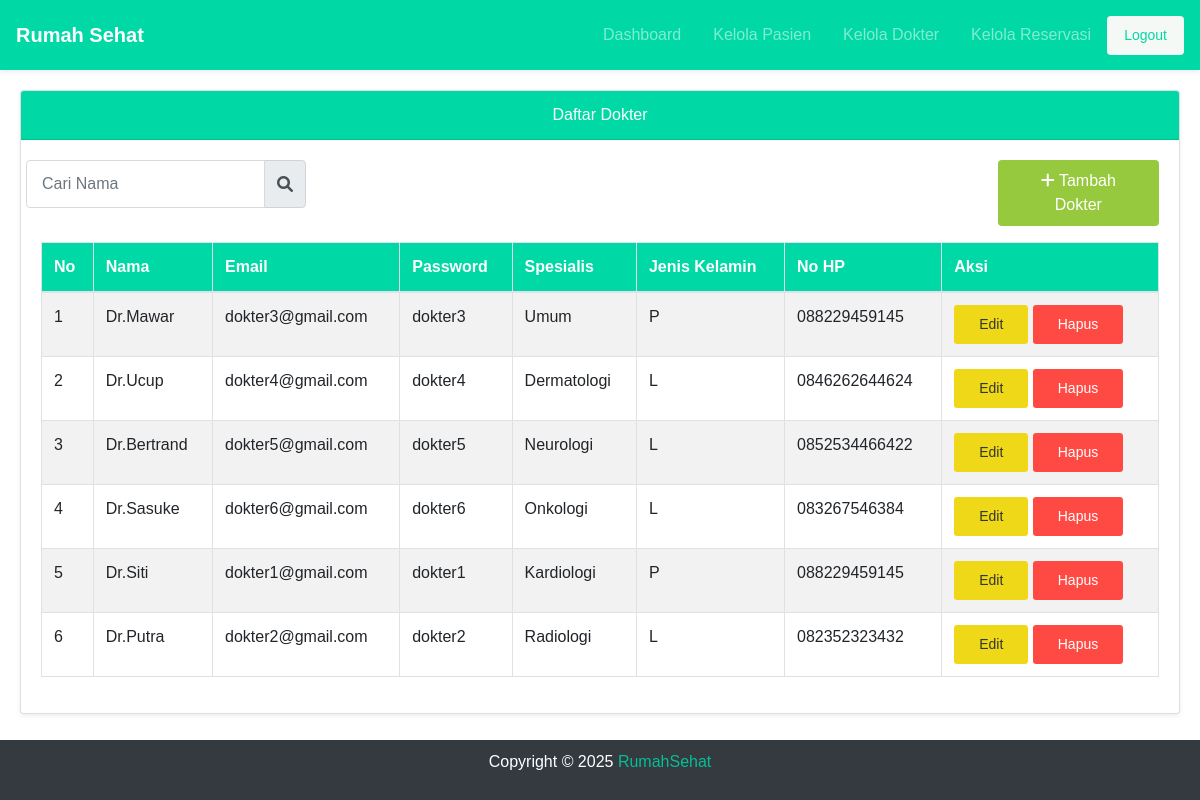
The page /pages/admin/view_dokter.php (signed in) on the database its author committed.
### tables this page shows
CREATE TABLE `dokter` (
  `id_dokter` int NOT NULL,
  `nama` varchar(100) DEFAULT NULL,
  `email` varchar(100) DEFAULT NULL,
  `password` varchar(255) DEFAULT NULL,
  `spesialis` varchar(100) DEFAULT NULL,
  `jenis_kelamin` enum('L','P') DEFAULT NULL,
  `no_hp` varchar(15) DEFAULT NULL
);

### pages/admin/view_dokter.php (the view, shortened to what this page needs)
<?php
include '../../koneksi.php';
$searchTerm = isset($_GET['search']) ? $_GET['search'] : '';
$query = "SELECT * FROM dokter WHERE nama LIKE :searchTerm";
try {
    $stmt = $conn->prepare($query);
    $stmt->bindValue(':searchTerm', "%$searchTerm%", PDO::PARAM_STR);
    $stmt->execute();
    $dokter = $stmt->fetchAll(PDO::FETCH_ASSOC);
} catch (PDOException $e) {
    die("Query gagal: " . $e->getMessage());
}
?>
<!DOCTYPE html>
<html lang="id">
<head>
    <link rel="stylesheet" href="../../assets/css/bootstrap.css" />
    <link rel="stylesheet" href="../../assets/vendor/animate/animate.css" />
    <link rel="stylesheet" href="../../assets/css/theme.css" />
    <link rel="stylesheet" href="https://cdnjs.cloudflare.com/ajax/libs/font-awesome/6.0.0-beta3/css/all.min.css">
</head>
<body>
    <nav class="navbar navbar-expand-lg navbar-dark bg-primary shadow-sm">
        <a class="navbar-brand" href="#">Rumah Sehat</a>
        <div class="collapse navbar-collapse" id="navbarNav">
            <ul class="navbar-nav ml-auto">
                <li class="nav-item"><a class="nav-link" href="admin_dashboard.php">Dashboard</a></li>
                <li class="nav-item"><a class="nav-link" href="view_pasien.php">Kelola Pasien</a></li>
                <li class="nav-item"><a class="nav-link" href="view_dokter.php">Kelola Dokter</a></li>
                <li class="nav-item"><a class="nav-link" href="view_reservasi.php">Kelola Reservasi</a></li>
                <li class="nav-item"><a class="nav-link btn btn-light text-primary px-3" href="admin_dashboard.php?logout=true">Logout</a></li>
            </ul>
        </div>
    </nav>
    <div class="content wow fadeInUp">
        <div class="card shadow-sm">
            <div class="card-header bg-primary text-white text-center">Daftar Dokter</div>
            <div class="card-body">
                <form method="get" action="view_dokter.php" class="mb-3">
                    <div class="row d-flex justify-content-between">
                        <div class="col-md-">
                            <div class="input-group">
                                <input type="text" name="search" id="searchName" class="form-control" placeholder="Cari Nama" value="<?php echo htmlspecialchars($searchTerm); ?>" />
                                <div class="input-group-append">
                                    <span class="input-group-text" id="searchIcon">
                                        <i class="fas fa-search"></i>
                                    </span>
                                </div>
                            </div>
                        </div>
                        <div class="col-md-2 d-flex justify-content-end">
                            <button class="btn btn-success" type="button" data-toggle="modal" data-target="#addDoctorModal">
                                <i class="fas fa-plus"></i> Tambah Dokter
                            </button>
                        </div>
                    </div>
                </form>
                <table class="table table-bordered table-striped">
                    <thead class="bg-primary text-white">
                        <tr>
                            <th>No</th>
                            <th>Nama</th>
                            <th>Email</th>
                            <th>Password</th>
                            <th>Spesialis</th>
                            <th>Jenis Kelamin</th>
                            <th>No HP</th>
                            <th>Aksi</th>
                        </tr>
                    </thead>
                    <tbody id="dokterTableBody">
                        <?php if (empty($dokter)): ?>
                            <tr>
                                <td colspan="8" class="text-center">Tidak ada data dokter</td>
                            </tr>
                        <?php else: ?>
                            <?php
                            $no = 1;
                            foreach ($dokter as $d) :
                            ?>
                            <tr data-id="<?php echo $d['id_dokter']; ?>">
                                <td><?php echo $no++; ?></td>
                                <td><?php echo htmlspecialchars($d['nama']); ?></td>
                                <td><?php echo htmlspecialchars($d['email']); ?></td>
                                <td><?php echo htmlspecialchars($d['password']); ?></td>
                                <td><?php echo htmlspecialchars($d['spesialis']); ?></td>
                                <td><?php echo htmlspecialchars($d['jenis_kelamin']); ?></td>
                                <td><?php echo htmlspecialchars($d['no_hp']); ?></td>
                                <td>
                                    <button class="btn btn-warning btn-sm" data-toggle="modal" data-target="#editDoctorModal" onclick="editDoctor(<?php echo htmlspecialchars(json_encode($d)); ?>)">Edit</button>
                                    <button class="btn btn-danger btn-sm" data-toggle="modal" data-target="#deleteDoctorModal" onclick="setDeleteIdDokter('<?php echo $d['id_dokter']; ?>')">Hapus</button>
                                </td>
                            </tr>
                            <?php endforeach; ?>
                        <?php endif; ?>
                    </tbody>
                </table>
            </div>
        </div>
    </div>
    <footer>
    <p id="copyright">
          Copyright &copy; 2025 <a href="#" target="_blank">RumahSehat</a>
        </p>
    </footer>
</body>
</html>

### assets/css/theme.css (style rules this page uses)
:root { --primary: #00D9A5; --accent: #FF3D85; --secondary: #4E5AFE; --warning: #EED818; --info: #05B4E1; --danger: #FF4943; --success: #96C93D; --dark: #343531; --light: #F5F9F6; --cs: #596261; --grey: #6E807A; }
body { font-family: "Source Sans Pro", sans-serif; line-height: 1.5; color: #343531; }
a { color: #07be94; text-decoration: none; background-color: transparent; }
.bg-primary { background-color: #00D9A5 !important; }
.text-primary { color: #00D9A5 !important; }
.btn-success { color: #fff; background-color: #96C93D; border-color: transparent; }
.btn-warning { color: #343531; background-color: #EED818; border-color: transparent; }
.btn-danger { color: #fff; background-color: #FF4943; border-color: transparent; }
.btn-light { color: #343531; background-color: #F5F9F6; border-color: transparent; }
.btn { padding: 8px 24px; }
.navbar { min-height: 70px; }
.navbar-brand { font-weight: 600; padding-top: 10px; padding-bottom: 10px; }
.navbar-nav { margin-top: 10px; border-top: 1px solid #E8EEE4; flex-shrink: 0; }
.navbar-nav .nav-link { transition: all .2s ease; }
.navbar-nav .btn { font-size: 14px; }
@media (min-width: 992px) { .navbar-expand-lg .navbar-nav { margin-top: 0; border-top: none; } }
@media (min-width: 992px) { .navbar-expand-lg .navbar-nav .nav-link { padding-right: 16px; padding-left: 16px; } }
@media (min-width: 992px) { .navbar-expand-lg .navbar-nav { align-items: center; } }
.form-control { padding: 8px 15px; height: calc(1.5em + 1.375rem + 2px); border-color: #d6dbd9; }

### pages/admin/view_dokter.php (style rules this page uses)
body { display: flex; flex-direction: column; min-height: 100vh; }
.content { flex: 1; padding: 20px; }
footer { background: #343a40; color: white; text-align: center; padding: 10px; position: fixed; bottom: 0; width: 100%; }

### rows shown on the page
dokter: nama "Dr.Mawar", email "dokter3@gmail.com", password "dokter3", spesialis "Umum", jenis_kelamin "P", no_hp "088229459145"
dokter: nama "Dr.Ucup", email "dokter4@gmail.com", password "dokter4", spesialis "Dermatologi", jenis_kelamin "L", no_hp "0846262644624"
dokter: nama "Dr.Bertrand", email "dokter5@gmail.com", password "dokter5", spesialis "Neurologi", jenis_kelamin "L", no_hp "0852534466422"
dokter: nama "Dr.Sasuke", email "dokter6@gmail.com", password "dokter6", spesialis "Onkologi", jenis_kelamin "L", no_hp "083267546384"
dokter: nama "Dr.Siti", email "dokter1@gmail.com", password "dokter1", spesialis "Kardiologi", jenis_kelamin "P", no_hp "088229459145"
dokter: nama "Dr.Putra", email "dokter2@gmail.com", password "dokter2", spesialis "Radiologi", jenis_kelamin "L", no_hp "082352323432"
